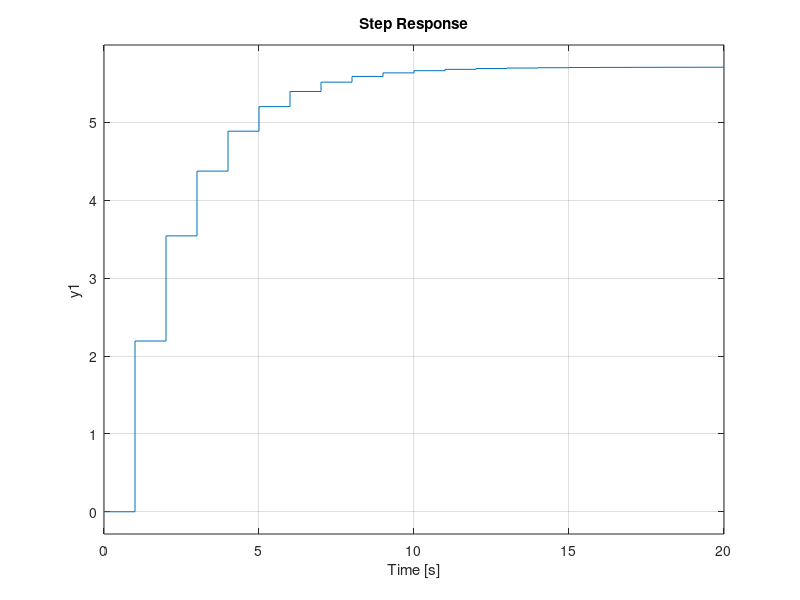

MATLAB code to generate this figure:
clear,clc
%planta a ser controlada
gs=tf(2.7657,[0.4846 1]);h=1;gpz=c2d(gs,h,'zoh');figure(1);step(gpz),title('planta em malha aberta');
%modelo a ser seguido
pause(1)
gms=tf(5.71,[2.0636 1]);gmz=c2d(gms,h,'zoh');step(gmz),%title('modelo a ser seguido');
gpz
gmz